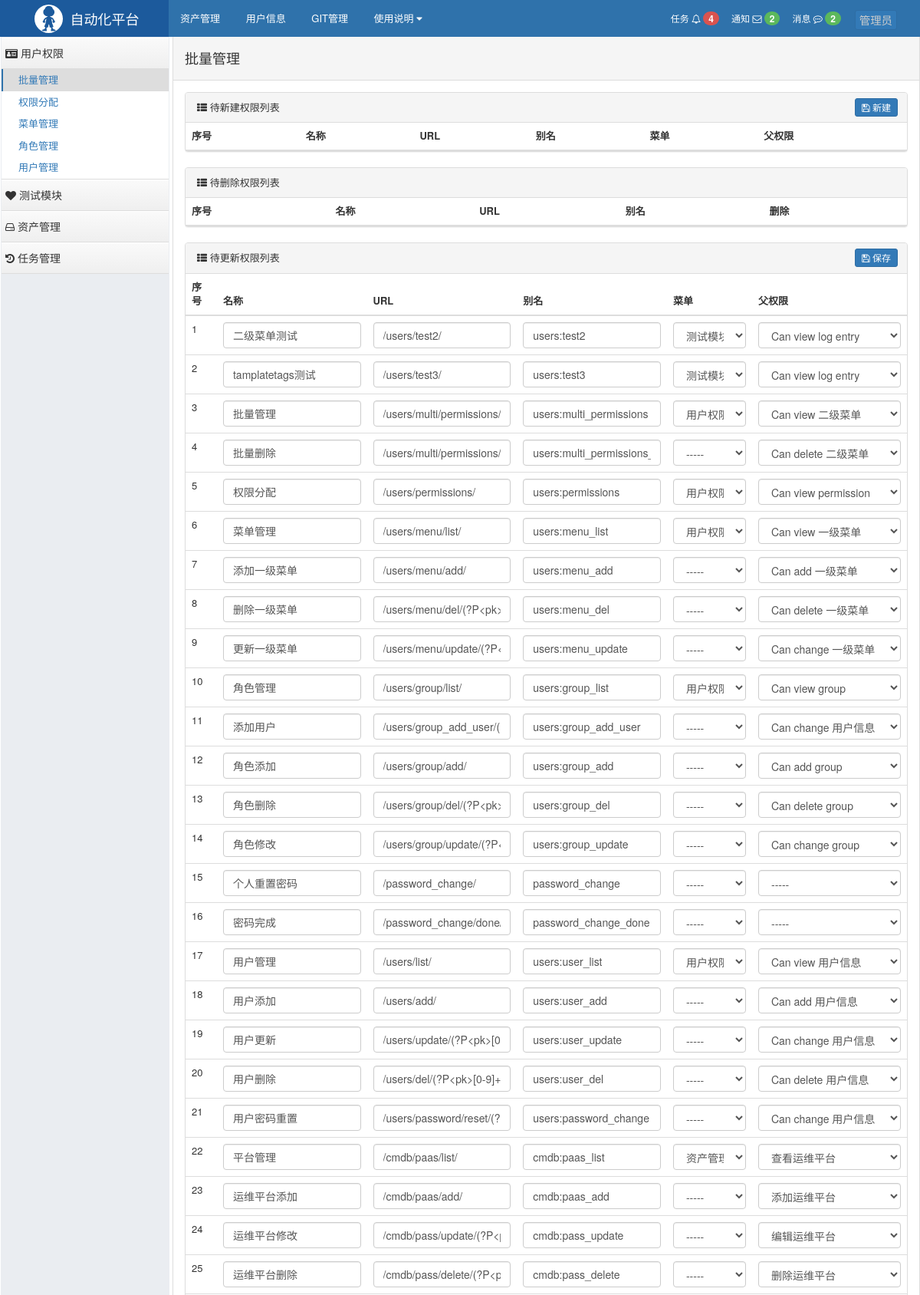
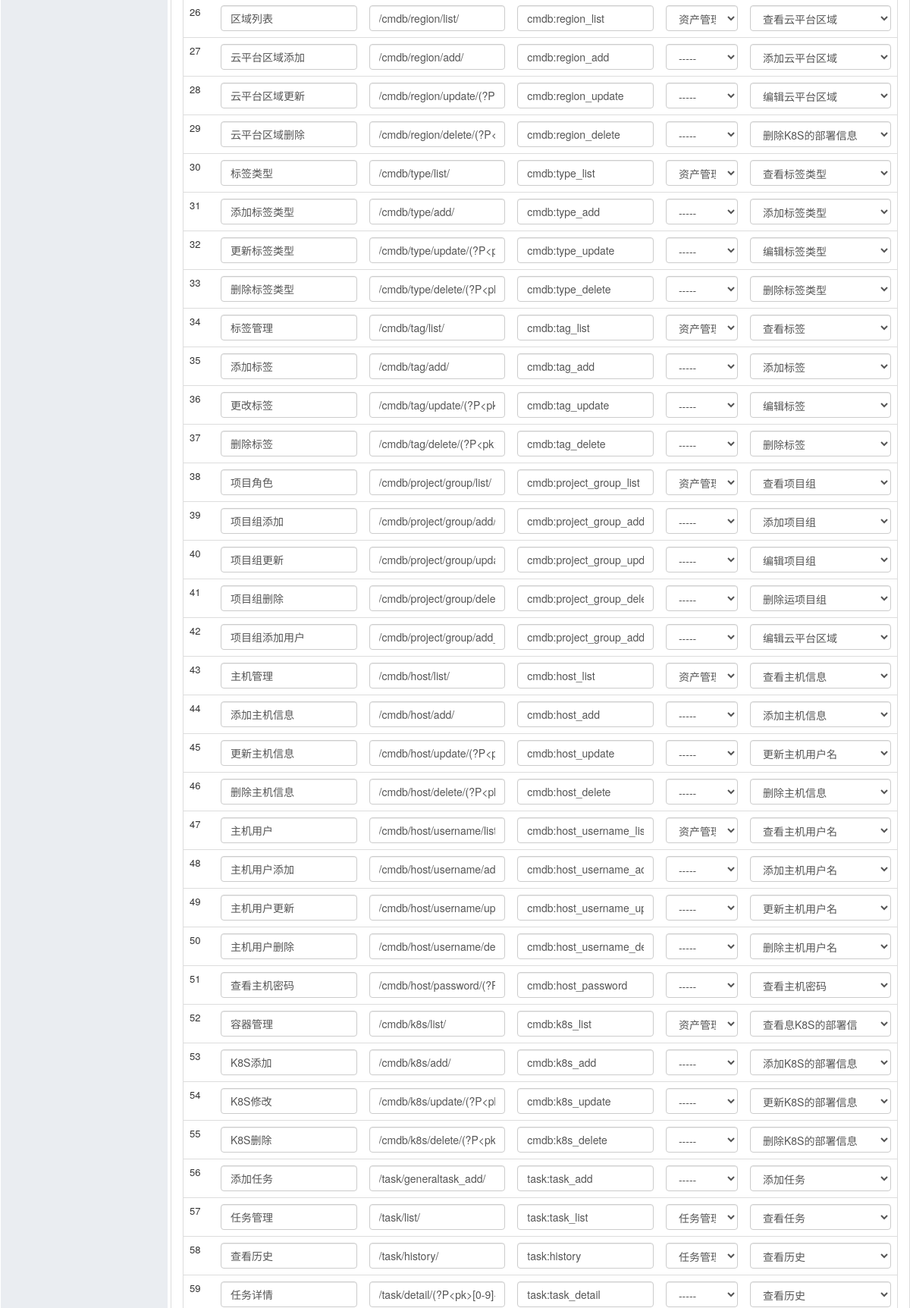
The app's page /users/multi/permissions/ (signed in, upper part) with its own data (2 pictures, top to bottom).
### users/models.py (models this page shows, shortened)
class UserInfo(AbstractUser):
    SEX = (
        (0, '男'),
        (1, '女'),
    )
    name = models.CharField('中文名', max_length=30)
    phone = models.CharField('手机', max_length=11, null=True, blank=True)
    sex = models.IntegerField(choices=SEX, null=True, blank=True, verbose_name="性别")
    class Meta:
        verbose_name = '用户信息'

class Menu_Level_One(models.Model):
    title = models.CharField(max_length=32, verbose_name='一级菜单名称')
    icon = models.CharField(max_length=32, verbose_name='图标')
    class Meta:
        verbose_name = '一级菜单'

class Menu_Level_Two(models.Model):
    title = models.CharField(verbose_name='标题', max_length=32)
    url = models.CharField(verbose_name='含正则的url', max_length=128)
    name = models.CharField(verbose_name='url的名称', max_length=32, unique=True)
    menu = models.ForeignKey(
        to='Menu_Level_One',
        verbose_name='所属菜单',
        null=True, blank=True,
        help_text='null标示不是菜单,非null表示二级菜单',
        on_delete=models.CASCADE
    )
    pid = models.ForeignKey(
        to=Permission,
        verbose_name='关联的权限',
        null=True,
        blank=True,
        related_name='parents',
        help_text='对于非菜单权限需要选择一个可以成为菜单的权限,用户做默认展开和选中菜单',
        on_delete=models.CASCADE
    )
    class Meta:
        verbose_name = '二级菜单'

### users/views/menu.py (the view, shortened to what this page needs)
@login_required()
@permission_required(perm='users.view_menu_level_two')
def multi_permissions(request):
    post_type = request.GET.get('type')
    generate_formset_class = formset_factory(menu.MultiAddPermissionForm, extra=0)
    update_formset_class = formset_factory(menu.MultiEditPermissionForm, extra=0)
    generate_formset = None
    update_formset = None
    all_url_dict = get_all_url_dict()
    router_name_set = set(all_url_dict.keys())
    permissions = Menu_Level_Two.objects.all().values('id', 'title', 'name', 'url', 'menu_id', 'pid_id')
    permission_dict = OrderedDict()
    permission_name_set = set()
    for row in permissions:
        permission_dict[row['name']] = row
        permission_name_set.add(row['name'])
    for name, value in permission_dict.items():
        router_row_dict = all_url_dict.get(name)  # {'name': 'rbac:role_list', 'url': '/rbac/role/list/'},
        if not router_row_dict:
            continue
        if value['url'] != router_row_dict['url']:
            value['url'] = '路由和数据库中不一致'
    if not generate_formset:
        generate_name_list = router_name_set - permission_name_set
        generate_formset = generate_formset_class(
            initial=[row_dict for name, row_dict in all_url_dict.items() if name in generate_name_list])
    delete_name_list = permission_name_set - router_name_set
    delete_row_list = [row_dict for name, row_dict in permission_dict.items() if name in delete_name_list]
    if not update_formset:
        update_name_list = permission_name_set & router_name_set
        update_formset = update_formset_class(
            initial=[row_dict for name, row_dict in permission_dict.items() if name in update_name_list])
    return render(
        request,
        'users/multi_permissions.html',
        {
            'generate_formset': generate_formset,
            'delete_row_list': delete_row_list,
            'update_formset': update_formset,
        }
    )

### users/templatetags/menu.py (called while the page is built)
@register.inclusion_tag('users/path_navigation.html')
def path_navigation(request):
    current_url = request.path_info
    user_object = Users.objects.get(id=request.user.id)
    url_record = "权限不足"
    if user_object:
        permissions_set = set()
        for item in user_object.groups.all():
            for i in item.permissions.all().values('id'):
                permissions_set.add(i['id'])
        for item in user_object.user_permissions.all().values('id'):
            permissions_set.add(item['id'])
        menu_level_two_queryset = Menu_Level_Two.objects.filter(
            pid__in=list(permissions_set)).values()
        for item in menu_level_two_queryset:
            if re.match(item['url'], current_url):
                url_record = item['title']
                break
    return {'url_record': url_record}

### users/tools/route.py (called while the page is built)
def check_url_exclude(url):
    for regex in settings.AUTO_DISCOVER_EXCLUDE:
        if re.match(regex, url):
            return True

def get_all_url_dict():
    url_ordered_dict = OrderedDict()
    md = import_string(settings.ROOT_URLCONF)  # from luff.. import urls\
    recursion_urls(None, '/', md.urlpatterns, url_ordered_dict)  # 递归去获取所有的路由
    return url_ordered_dict

### templates/users/multi_permissions.html (shortened to what this page needs)
{% extends 'base/layout.html' %}
{% block page-content %}
    <div class="luffy-container">
        <form method="post" action="?type=generate">
            <div class="panel panel-default">
                <div class="panel-heading">
                    <i class="fa fa-th-list" aria-hidden="true"></i> 待新建权限列表
                    <button href="#" class="right btn btn-primary btn-xs"
                            style="padding: 2px 8px;margin: -3px;">
                        <i class="fa fa-save" aria-hidden="true"></i>
                        新建
                    </button>
                </div>
                <table class="table">
                    <thead>
                    <tr>
                        <th>序号</th>
                        <th>名称</th>
                        <th>URL</th>
                        <th>别名</th>
                        <th>菜单</th>
                        <th>父权限</th>
                    </tr>
                    </thead>
                </table>
            </div>
        </form>
        <div class="panel panel-default">
            <div class="panel-heading">
                <i class="fa fa-th-list" aria-hidden="true"></i> 待删除权限列表
            </div>
            <table class="table">
                <thead>
                <tr>
                    <th>序号</th>
                    <th>名称</th>
                    <th>URL</th>
                    <th>别名</th>
                    <th>删除</th>
                </tr>
                </thead>
            </table>
        </div>
        <form method="post" action="?type=update">
            <div class="panel panel-default">
                <div class="panel-heading">
                    <i class="fa fa-th-list" aria-hidden="true"></i> 待更新权限列表
                    <button href="#" class="right btn btn-primary btn-xs"
                            style="padding: 2px 8px;margin: -3px;">
                        <i class="fa fa-save" aria-hidden="true"></i>
                        保存
                    </button>
                </div>
                <table class="table">
                    <thead>
                    <tr>
                        <th>序号</th>
                        <th>名称</th>
                        <th>URL</th>
                        <th>别名</th>
                        <th>菜单</th>
                        <th>父权限</th>
                    </tr>
                    </thead>
                    <tbody>
                    {% for form in update_formset %}
                        <tr>
                            <td>{{ forloop.counter }}</td>
                            {% for field in  form %}
                                {% if forloop.first %}
                                    {{ field }}
                                {% else %}
                                    <td>{{ field }}</td>
                                {% endif %}
                            {% endfor %}
                        </tr>
                    {% endfor %}
                    </tbody>
                </table>
            </div>
        </form>
    </div>
{% endblock %}

### templates/base/layout.html (shortened to what this page needs)
{% load static %}
{% load menu %}
<!DOCTYPE html>
<html lang="en">
<head>
    <link rel="stylesheet" href="{% static '/plugins/bootstrap/css/bootstrap.css' %} " />
    <link rel="stylesheet" href="{% static '/plugins/font-awesome/css/font-awesome.css' %} " />
    <link rel="stylesheet" href="{% static '/css/commons.css' %} " />
    <link rel="stylesheet" href="{% static '/css/nav.css' %} " />
    <link rel="stylesheet" href="{% static '/css/rbac.css' %} " />
    <link rel="stylesheet" href="{% static '/css/search-group.css' %} " />
</head>
<body>
    <div class="pg-header">
        <div class="nav">
            <div class="logo-area left">
                <a href="#">
                    <img class="logo" src="{% static 'img/logo.svg' %}">
                    <span style="font-size: 18px;">自动化平台 </span>
                </a>
            </div>
            <div class="left-menu left">
                <a class="menu-item">资产管理</a>
                <a class="menu-item">用户信息</a>
                <a class="menu-item">GIT管理</a>
                <div class="menu-item">
                    <span>使用说明</span>
                    <i class="fa fa-caret-down" aria-hidden="true"></i>
                </div>
            </div>
            <div class="right-menu right clearfix">
                <div class="user-info right">
                    <a href="#" class="more-item btn btn-primary btn-xs" style="color:#ccc; font-size: larger;">
                        {{ request.user.name }}
                    </a>
                </div>
                <a class="user-menu right">
                    消息
                    <i class="fa fa-commenting-o" aria-hidden="true"></i>
                    <span class="badge bg-success">2</span>
                </a>
                <a class="user-menu right">
                    通知
                    <i class="fa fa-envelope-o" aria-hidden="true"></i>
                    <span class="badge bg-success">2</span>
                </a>
                <a class="user-menu right">
                    任务
                    <i class="fa fa-bell-o" aria-hidden="true"></i>
                    <span class="badge bg-danger">4</span>
                </a>
            </div>
        </div>
    </div>
    <div class="pg-body">
        <div class="left-menu">
            <div class="menu-body">
                {% multi_menu request %}
            </div>
        </div>
        <div class="right-body">
            {% path_navigation request %}
            {% block page-content %} {% endblock %}
        </div>
    </div>
</body>
</html>

### templates/users/multi_menu.html
<div class="multi-menu">
    {% for item in menu_dict.values %}
        <div class="item">
            <div class="title"><span class="icon-wrap"><i class="fa {{ item.icon }}"></i></span> {{ item.title }}</div>
            <div class="body {{ item.class }}">
                {% for per in item.children %}
                        <a class="{{ per.class }}" style="{{ per.style }}" href="{{ per.url }}">{{ per.title }}</a>
                {% endfor %}
            </div>
        </div>
    {% endfor %}
</div>

### templates/users/path_navigation.html
<div>
    <ol class="breadcrumb no-radius no-margin" style="border-bottom: 1px solid #ddd;">
        <h4 class="title">{{ url_record }}</h4>
    </ol>
</div>

### static/css/commons.css (style rules this page uses)
body { margin: 0; }
img { border: 0; }
.left { float: left; }
.right { float: right; }
.clearfix:after { clear: both; display: block; visibility: hidden; height: 0; }
.bg-danger { background-color: #d9534f !important; color: #ffffff; }
.bg-success { background-color: #5cb85c !important; color: #ffffff; }
.badge { display: inline-block; min-width: 10px; padding: 3px 7px; font-size: 12px; font-weight: bold; line-height: 1; color: #fff; text-align: center; white-space: nowrap; vertical-align: baseline; background-color: #777; border-radius: 10px; }
.no-radius { border-radius: 0; }
.no-margin { margin: 0; }
.pg-body > .left-menu { background-color: #EAEDF1; position: absolute; left: 1px; top: 48px; bottom: 0; width: 220px; border: 1px solid #EAEDF1; overflow: auto; }
.pg-body > .right-body { position: absolute; left: 225px; right: 0; top: 48px; bottom: 0; overflow: scroll; border: 1px solid #ddd; border-top: 0; font-size: 13px; min-width: 755px; }
.luffy-container { padding: 15px; }

### static/css/nav.css (style rules this page uses)
.nav { min-width: 980px; height: 48px; background-color: #2F72AB; color: #ffffff; line-height: 48px; overflow: visible; font-size: 12px; }
.nav .logo-area { width: 220px; overflow: hidden; height: 48px; text-align: center; background-color: #1c5a9c; }
.nav .logo-area > a { color: #ffffff; text-decoration: none; display: inline-block; }
.nav .logo-area .logo { height: 37px; width: 37px; float: left; margin: 6px; margin-right: 10px; }
.nav .left-menu { font-size: 13px; }
.nav .left-menu .menu-item { display: inline-block; padding: 0 15px; cursor: pointer; position: relative; color: white; text-decoration: none; }
.nav .right-menu .user-menu { padding: 0 8px; cursor: pointer; color: white; text-decoration: none; }
.nav .right-menu .user-info { padding: 0 30px 0 10px; height: 48px; position: relative; }

### static/css/rbac.css (style rules this page uses)
.multi-menu .item { background-color: white; }
.multi-menu .item > .title { padding: 10px 5px; border-bottom: 1px solid #dddddd; cursor: pointer; color: #333; display: block; background: #efefef; background: -webkit-gradient(linear, left bottom, left top, color-stop(0, #efefef), color-stop(1, #fafafa)); background: -ms-linear-gradient(bottom, #efefef, #fafafa); background: -o-linear-gradient(bottom, #efefef, #fafafa); filter: progid:dximagetransform.microsoft.gradient(startColorStr='#e3e3e3', EndColorStr='#ffffff'); -ms-filter: "progid:DXImageTransform.Microsoft.gradient(startColorStr='#fafafa',EndColorStr='#efefef')"; box-shadow: inset 0 1px 1px white; }
.multi-menu .item > .body { border-bottom: 1px solid #dddddd; }
.multi-menu .item > .body a { display: block; padding: 5px 20px; text-decoration: none; border-left: 2px solid transparent; font-size: 13px; }
.multi-menu .item > .body a.active { border-left: 2px solid #2F72AB; }

### templates/base/layout.html (style rules this page uses)
body { margin: 0; }
.no-radius { border-radius: 0; }
.no-margin { margin: 0; }
.pg-body>.left-menu { background-color: #EAEDF1; position: absolute; left: 1px; top: 48px; bottom: 0; width: 220px; border: 1px solid #EAEDF1; overflow: auto; }
.pg-body>.right-body { position: absolute; left: 225px; right: 0; top: 48px; bottom: 0; overflow: scroll; border: 1px solid #ddd; border-top: 0; font-size: 13px; min-width: 755px; }
.luffy-container { padding: 15px; }

### records on screen
UserInfo: user.name "管理员"
Menu_Level_One: title "用户权限"
Menu_Level_Two: title "批量管理", title "批量管理"
Menu_Level_Two: title "权限分配"
Menu_Level_Two: title "菜单管理"
Menu_Level_Two: title "角色管理"
Menu_Level_Two: title "用户管理"
Menu_Level_One: title "测试模块"
Menu_Level_One: title "资产管理"
Menu_Level_One: title "任务管理"
